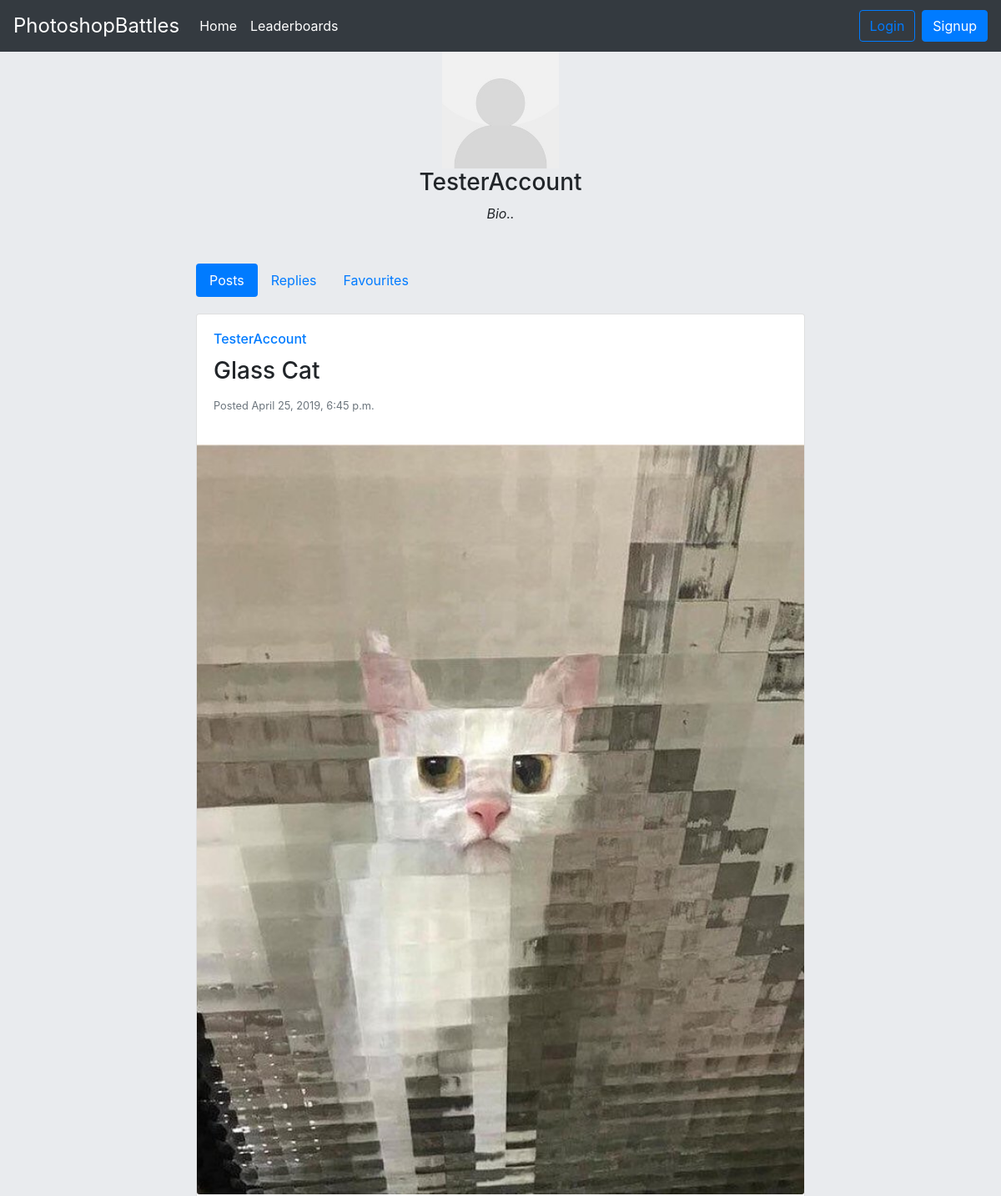
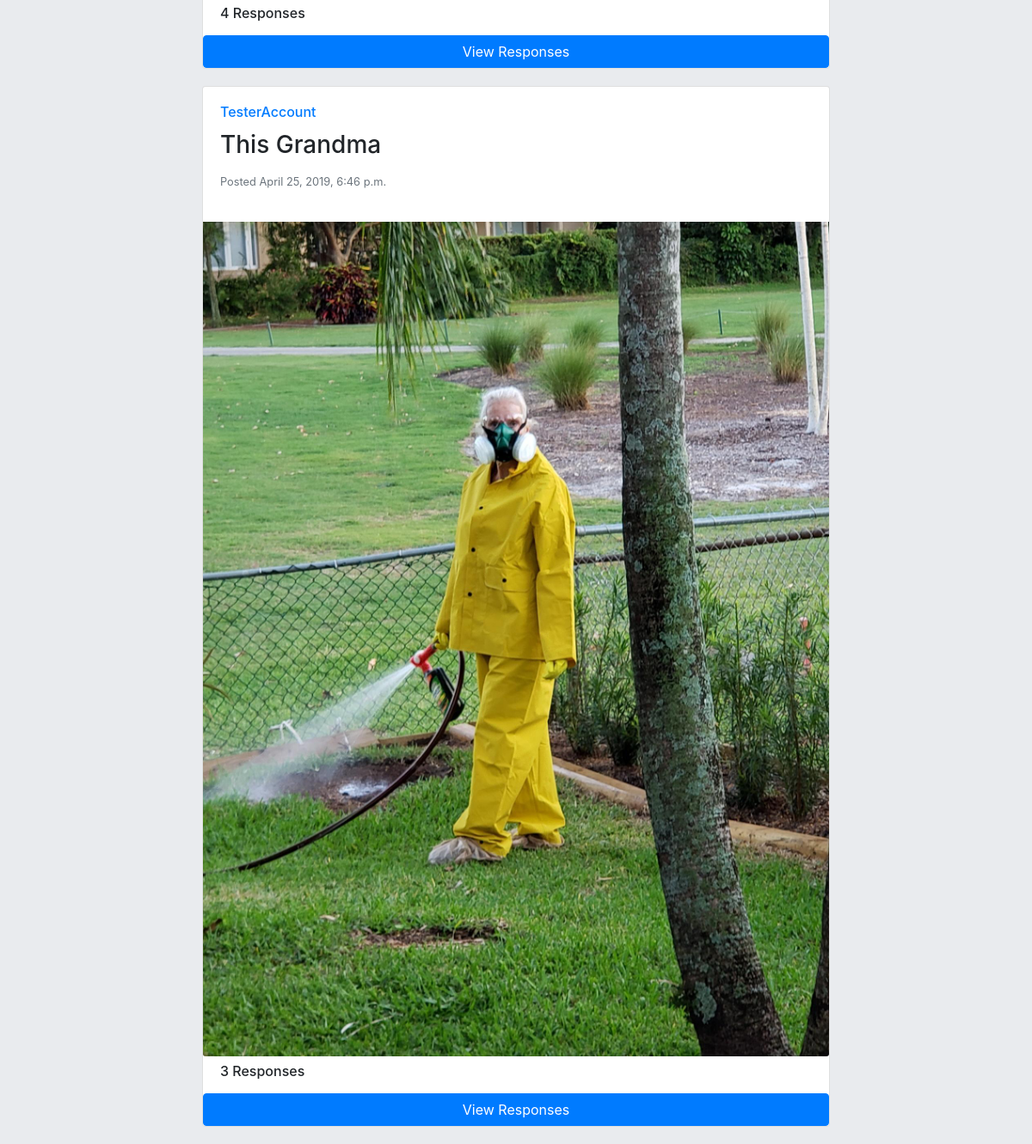
The page /profile/TesterAccount on the database its author committed (2 pictures, top to bottom).
### accounts/models.py (models this page shows, shortened)
class Profile(models.Model):
    user = models.OneToOneField(User, on_delete=models.CASCADE)
    image = models.ImageField(default='default.jpg', upload_to='profile_pics')
    bio = models.TextField(max_length=400, default='Bio..')

### application/models.py (models this page shows, shortened)
class Post(models.Model):
    user = models.ForeignKey(User,on_delete=models.CASCADE)
    title = models.CharField(max_length=40)
    image = models.ImageField(upload_to='post_pictures')
    pub_date = models.DateTimeField('date published')

### accounts/views.py (the view)
# urls.py: path('profile/<str:username>', profile_view),
def profile_view(request, username):
    user_object = get_object_or_404(User, username=username)
    profile = user_object.profile
    posts_by_user = Post.objects.filter(user=user_object)
    replies_by_user = Reply.objects.filter(user=user_object)
    favourited_by_user = Favourite.objects.filter(user=user_object)
    replies_favourited = []
    for f in favourited_by_user:
        replies_favourited.append(f.reply)
    context = {
        'user_object': user_object,
        'profile': profile,
        'posts_by_user': posts_by_user,
        'replies_by_user': replies_by_user,
        'replies_favourited': replies_favourited
    }
    return render(request, 'accounts/profile.html', context)

### accounts/templates/accounts/profile.html (shortened to what this page needs)
{% extends 'accounts/base_layout.html' %}
{% block container %}
<div class="row justify-content-sm-center">
    <div class="col-sm-8">
        <center>
            <img src="/media/{{profile.image}}" width="140" height="140">
            <h3>{{user_object.username}}</h3>
            <em>{{profile.bio}}</em>
            <br><br>
       </center><br>
       <ul class="nav nav-pills mb-3" id="pills-tab" role="tablist">
           <li class="nav-item">
               <a class="nav-link active" id="pills-posts-tab" data-toggle="pill" href="#pills-posts" role="tab" aria-controls="pills-posts" aria-selected="true">Posts</a>
           </li>
           <li class="nav-item">
               <a class="nav-link" id="pills-replies-tab" data-toggle="pill" href="#pills-replies" role="tab" aria-controls="pills-replies" aria-selected="false">Replies</a>
           </li>
           <li class="nav-item">
               <a class="nav-link" id="pills-favourites-tab" data-toggle="pill" href="#pills-favourites" role="tab" aria-controls="pills-favourites" aria-selected="false">Favourites</a>
           </li>
       </ul>
    <div class="tab-content" id="pills-tabContent">
       <div class="tab-pane fade show active" id="pills-posts" role="tabpanel" aria-labelledby="pills-posts-tab">
           {% for post in posts_by_user %}
           {% include 'application/post.html' %}
           {% endfor %}
       </div>
    </div>
    </div>
    </div>
</div>
{% endblock %}

### application/templates/application/post.html (shortened to what this page needs)
<div class="post">
  <div class="card">
    <div class="card-body">
      <h6 class="card-title username"><a href="/profile/{{post.user}}">{{post.user}}</a></h6>
      <h3 class="card-title post-title">{{post.title}}</h6>
      <p class="card-text date-posted post-date"><small class="text-muted">Posted {{post.pub_date}}</small></p>
    </div>
    <img class="card-img-bottom" src="/media/{{ post.image }}" alt="{{post.title}}" >
    {% if post.reply_set.all %}
    {% if post.reply_set.count >= 1 %}
    <h6 class="reply-heading">{{ post.reply_set.count }} Responses</h6>
    <button type="button" class="btn btn-primary" data-toggle="modal" data-target=".bd-example-modal-md-{{post.id}}">View Responses</button>
    {% endif %}
    {% endif %}
  </div>
</div>

### static/css/main.css (style rules this page uses)
body { background: #E9EBEE; }
.post { margin: 20px 0; }
.reply-heading { padding: 0.5rem 1.25rem; }
.post-date { float:left; }

### rows shown on the page
Profile: image (placeholder picture), bio "Bio.."
Post: user "TesterAccount", title "Glass Cat", pub_date "April 25, 2019, 6:45 p.m.", image (picture), reply_set.count "4"
Post: user "TesterAccount", title "This Grandma", pub_date "April 25, 2019, 6:46 p.m.", image (picture), reply_set.count "3"

### other values the page prints
{{ user_object.username }} "TesterAccount"
